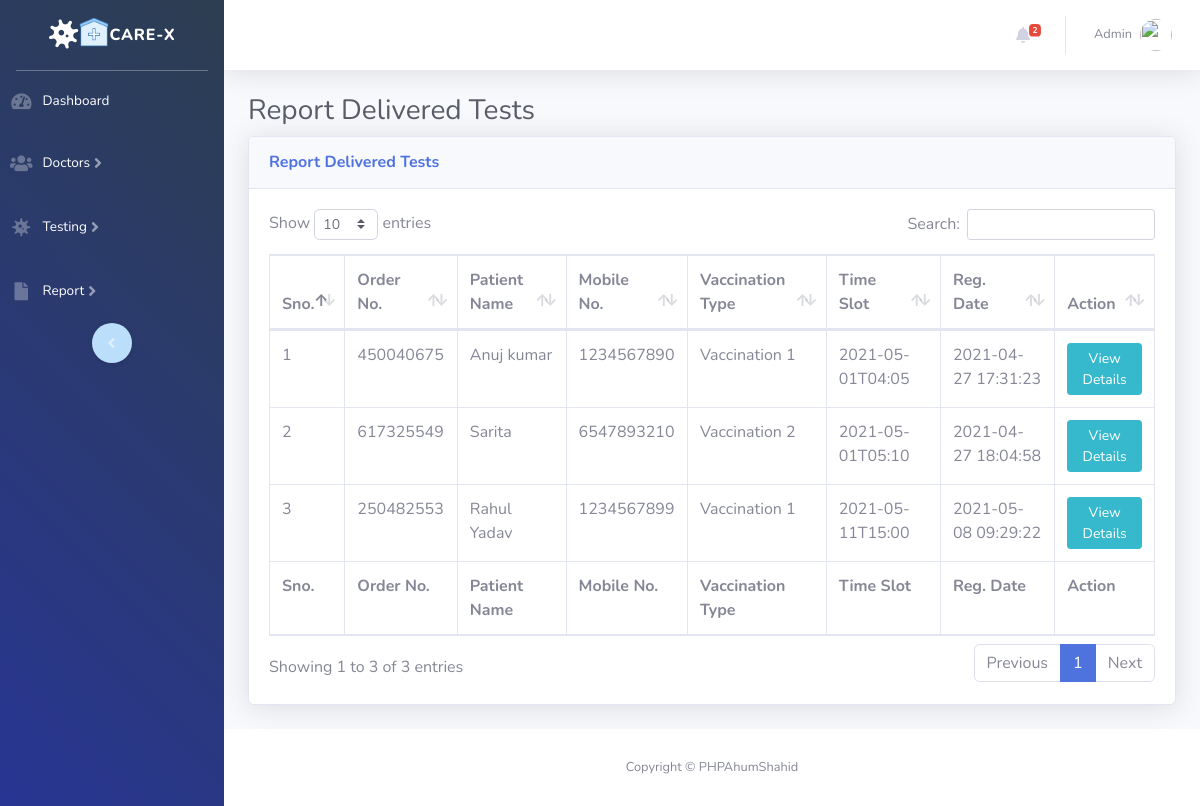
The app's page /covid-tms/reportdelivered-test.php (signed in) with its own data.
### tables this page shows
CREATE TABLE `tbltestrecord` (
  `id` int(11) NOT NULL,
  `OrderNumber` bigint(14) DEFAULT NULL,
  `PatientMobileNumber` bigint(14) DEFAULT NULL,
  `VaccinationType` varchar(100) DEFAULT NULL,
  `TestTimeSlot` varchar(120) DEFAULT NULL,
  `ReportStatus` varchar(100) DEFAULT NULL,
  `FinalReport` varchar(150) DEFAULT NULL,
  `ReportUploadTime` varchar(200) DEFAULT NULL,
  `RegistrationDate` timestamp NULL DEFAULT current_timestamp(),
  `AssignedtoEmpId` varchar(150) DEFAULT NULL,
  `AssigntoName` varchar(180) DEFAULT NULL,
  `AssignedTime` varchar(100) DEFAULT NULL
);

CREATE TABLE `tblpatients` (
  `id` int(11) NOT NULL,
  `FullName` varchar(120) DEFAULT NULL,
  `MobileNumber` bigint(12) DEFAULT NULL,
  `DateOfBirth` date DEFAULT NULL,
  `hospital` varchar(150) DEFAULT NULL,
  `FullAddress` varchar(255) DEFAULT NULL,
  `State` varchar(200) DEFAULT NULL,
  `RegistrationDate` timestamp NOT NULL DEFAULT current_timestamp()
);

### covid-tms/reportdelivered-test.php (the view, shortened to what this page needs)
<?php session_start();
include_once('includes/config.php');
if (strlen($_SESSION['aid']==0)) {
  header('location:logout.php');
  } else{
?>
<!DOCTYPE html>
<html lang="en">
<head>
    <link href="vendor/fontawesome-free/css/all.min.css" rel="stylesheet" type="text/css">
    <link href="css/sb-admin-2.min.css" rel="stylesheet">
    <link href="vendor/datatables/dataTables.bootstrap4.min.css" rel="stylesheet">
</head>
<body id="page-top">
    <div id="wrapper">
  <?php include_once('includes/sidebar.php');?>
        <div id="content-wrapper" class="d-flex flex-column">
            <div id="content">
<?php include_once('includes/topbar.php');?>
                <div class="container-fluid">
                    <h1 class="h3 mb-2 text-gray-800">Report Delivered Tests</h1>
                    <div class="card shadow mb-4">
                        <div class="card-header py-3">
                            <h6 class="m-0 font-weight-bold text-primary">Report Delivered Tests</h6>
                        </div>
                        <div class="card-body">
                            <div class="table-responsive">
                                <form name="assignto" method="post">
                    <table class="table table-bordered" id="dataTable" width="100%" cellspacing="0">
                                    <thead>
                                        <tr>
                                            <th>Sno.</th>
                                            <th>Order No.</th>
                                            <th>Patient Name</th>
                                            <th>Mobile No.</th>
                                            <th>Vaccination Type</th>
                                            <th>Time Slot</th>
                                            <th>Reg. Date</th>
                                            <th>Action</th>
                                        </tr>
                                    </thead>
                                      <tfoot>
                                            <tr>
                                            <th>Sno.</th>
                                            <th>Order No.</th>
                                            <th>Patient Name</th>
                                            <th>Mobile No.</th>
                                            <th>Vaccination Type</th>
                                            <th>Time Slot</th>
                                            <th>Reg. Date</th>
                                            <th>Action</th>
                                        </tr>
                                    </tfoot>
                                    <tbody>
<?php $query=mysqli_query($con,"select tbltestrecord.OrderNumber,tblpatients.FullName,tblpatients.MobileNumber,tbltestrecord.VaccinationType,tbltestrecord.TestTimeSlot,tbltestrecord.RegistrationDate,tbltestrecord.id as testid from tbltestrecord
join tblpatients on tblpatients.MobileNumber=tbltestrecord.PatientMobileNumber
where ReportStatus='Delivered'
    ");
$cnt=1;
while($row=mysqli_fetch_array($query)){
?>
                                        <tr>
                                            <td><?php echo $cnt;?></td>
                                            <td><?php echo $row['OrderNumber'];?></td>
                                            <td><?php echo $row['FullName'];?></td>
                                            <td><?php echo $row['MobileNumber'];?></td>
                                            <td><?php echo $row['VaccinationType'];?></td>
                                            <td><?php echo $row['TestTimeSlot'];?></td>
                                             <td><?php echo $row['RegistrationDate'];?></td>
                                            <td>
                                <a href="test-details.php?tid=<?php echo $row['testid'];?>&&oid=<?php echo $row['OrderNumber'];?>" class="btn btn-info btn-sm">View Details</a>
                            </td>
                                        </tr>
<?php $cnt++;} ?>
                                    </tbody>
                                </table>
                                     </form>
                            </div>
                        </div>
                    </div>
                </div>
            </div>
    <?php include_once('includes/footer.php');?>
        </div>
    </div>
</body>
</html>
<?php } ?>

### covid-tms/includes/topbar.php (shortened to what this page needs)
      <nav class="navbar navbar-expand navbar-light bg-white topbar mb-4 static-top shadow">
            <?php if($_SESSION['aid']):?>
                    <ul class="navbar-nav ml-auto">
<?php $query=mysqli_query($con,"select * from tbltestrecord where ReportStatus is null");
$count=mysqli_num_rows($query);
?>
                        <li class="nav-item dropdown no-arrow mx-1">
                            <a class="nav-link dropdown-toggle" href="#" id="alertsDropdown" role="button"
                                data-toggle="dropdown" aria-haspopup="true" aria-expanded="false">
                                <i class="fas fa-bell fa-fw"></i>
                                <span class="badge badge-danger badge-counter"><?php echo $count;?></span>
                            </a>
                        </li>
                        <li class="nav-item dropdown no-arrow">
                            <a class="nav-link dropdown-toggle" href="#" id="userDropdown" role="button"
                                data-toggle="dropdown" aria-haspopup="true" aria-expanded="false">
                <?php
$adid=$_SESSION['aid'];
$ret1=mysqli_query($con,"select AdminName from tbladmin where ID='$adid'");
while($row1=mysqli_fetch_array($ret1)){
?>
                                <span class="mr-2 d-none d-lg-inline text-gray-600 small"><?php  echo $row1['AdminName'];?></span>
                           <?php } ?>
                                <img class="img-profile rounded-circle"
                                    src="bg5.jpeg">
                            </a>
                        </li>
                    </ul>
                <?php endif;?>
                </nav>

### records on screen
tbltestrecord: OrderNumber "450040675", tblpatients.FullName "Anuj kumar", tblpatients.MobileNumber "1234567890", VaccinationType "Vaccination 1", TestTimeSlot "2021-05-01T04:05", RegistrationDate "2021-04-27 17:31:23"
tbltestrecord: OrderNumber "617325549", tblpatients.FullName "Sarita", tblpatients.MobileNumber "6547893210", VaccinationType "Vaccination 2", TestTimeSlot "2021-05-01T05:10", RegistrationDate "2021-04-27 18:04:58"
tbltestrecord: OrderNumber "250482553", tblpatients.FullName "Rahul Yadav", tblpatients.MobileNumber "1234567899", VaccinationType "Vaccination 1", TestTimeSlot "2021-05-11T15:00", RegistrationDate "2021-05-08 09:29:22"

### other values on screen
$count "2"
$row1['AdminName'] "Admin"
